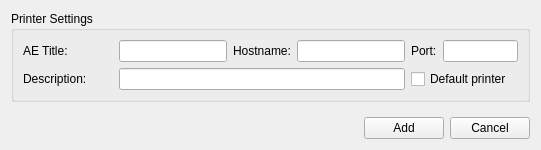
<?xml version="1.0" encoding="UTF-8"?>
<ui version="4.0">
 <class>QDicomAddPrinterWidgetBase</class>
 <widget class="QWidget" name="QDicomAddPrinterWidgetBase">
  <property name="windowModality">
   <enum>Qt::ApplicationModal</enum>
  </property>
  <property name="geometry">
   <rect>
    <x>0</x>
    <y>0</y>
    <width>541</width>
    <height>150</height>
   </rect>
  </property>
  <property name="windowTitle">
   <string>Add new DICOM printer</string>
  </property>
  <property name="windowIcon">
   <iconset resource="../../../main/main.qrc">
    <normaloff>:/images/icons/printer.svg</normaloff>:/images/icons/printer.svg</iconset>
  </property>
  <layout class="QVBoxLayout" name="verticalLayout">
   <item>
    <widget class="QGroupBox" name="m_printerSettingsGroupBox">
     <property name="title">
      <string>Printer Settings</string>
     </property>
     <layout class="QGridLayout" name="gridLayout_2">
      <item row="0" column="0">
       <widget class="QLabel" name="m_printerAetitleLabel">
        <property name="enabled">
         <bool>true</bool>
        </property>
        <property name="text">
         <string>AE Title:</string>
        </property>
       </widget>
      </item>
      <item row="0" column="1">
       <widget class="QLineEdit" name="m_printerAetitleLineEdit"/>
      </item>
      <item row="0" column="2">
       <widget class="QLabel" name="m_printerHostnameLabel">
        <property name="text">
         <string>Hostname:</string>
        </property>
       </widget>
      </item>
      <item row="0" column="3">
       <widget class="QLineEdit" name="m_printerHostnameLineEdit">
        <property name="sizePolicy">
         <sizepolicy hsizetype="Expanding" vsizetype="Fixed">
          <horstretch>0</horstretch>
          <verstretch>0</verstretch>
         </sizepolicy>
        </property>
       </widget>
      </item>
      <item row="0" column="4">
       <widget class="QLabel" name="m_printerPortLabel">
        <property name="text">
         <string>Port:</string>
        </property>
       </widget>
      </item>
      <item row="0" column="5">
       <widget class="QLineEdit" name="m_printerPortLineEdit">
        <property name="sizePolicy">
         <sizepolicy hsizetype="Fixed" vsizetype="Fixed">
          <horstretch>0</horstretch>
          <verstretch>0</verstretch>
         </sizepolicy>
        </property>
        <property name="maximumSize">
         <size>
          <width>75</width>
          <height>133</height>
         </size>
        </property>
        <property name="maxLength">
         <number>5</number>
        </property>
       </widget>
      </item>
      <item row="1" column="0">
       <widget class="QLabel" name="m_printerDescriptionLabel">
        <property name="sizePolicy">
         <sizepolicy hsizetype="Expanding" vsizetype="Fixed">
          <horstretch>0</horstretch>
          <verstretch>0</verstretch>
         </sizepolicy>
        </property>
        <property name="text">
         <string>Description:</string>
        </property>
       </widget>
      </item>
      <item row="1" column="1" colspan="3">
       <widget class="QLineEdit" name="m_printerDescriptionLineEdit"/>
      </item>
      <item row="1" column="4" colspan="2">
       <widget class="QCheckBox" name="m_printerDefaultPrinterCheckBox">
        <property name="sizePolicy">
         <sizepolicy hsizetype="Minimum" vsizetype="Minimum">
          <horstretch>0</horstretch>
          <verstretch>0</verstretch>
         </sizepolicy>
        </property>
        <property name="text">
         <string>Default printer</string>
        </property>
       </widget>
      </item>
     </layout>
    </widget>
   </item>
   <item>
    <spacer name="verticalSpacer">
     <property name="orientation">
      <enum>Qt::Vertical</enum>
     </property>
     <property name="sizeHint" stdset="0">
      <size>
       <width>20</width>
       <height>40</height>
      </size>
     </property>
    </spacer>
   </item>
   <item>
    <layout class="QHBoxLayout" name="horizontalLayout">
     <item>
      <spacer name="horizontalSpacer">
       <property name="orientation">
        <enum>Qt::Horizontal</enum>
       </property>
       <property name="sizeHint" stdset="0">
        <size>
         <width>218</width>
         <height>20</height>
        </size>
       </property>
      </spacer>
     </item>
     <item>
      <widget class="QPushButton" name="m_addButton">
       <property name="text">
        <string>Add</string>
       </property>
       <property name="icon">
        <iconset resource="../../../main/main.qrc">
         <normaloff>:/images/icons/list-add.svg</normaloff>:/images/icons/list-add.svg</iconset>
       </property>
      </widget>
     </item>
     <item>
      <widget class="QPushButton" name="m_cancelButton">
       <property name="text">
        <string>Cancel</string>
       </property>
       <property name="icon">
        <iconset resource="../../../main/main.qrc">
         <normaloff>:/images/icons/dialog-cancel.svg</normaloff>:/images/icons/dialog-cancel.svg</iconset>
       </property>
      </widget>
     </item>
    </layout>
   </item>
  </layout>
 </widget>
 <tabstops>
  <tabstop>m_cancelButton</tabstop>
 </tabstops>
 <resources>
  <include location="../../../main/main.qrc"/>
  <include location="../../../main/main.qrc"/>
 </resources>
 <connections/>
</ui>
